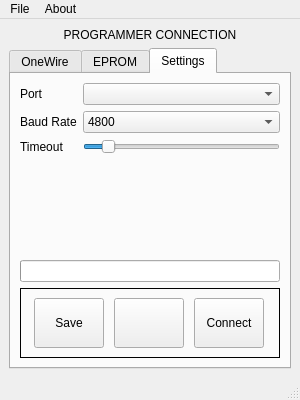
<?xml version="1.0" encoding="UTF-8"?>
<ui version="4.0">
 <class>MainWindow</class>
 <widget class="QMainWindow" name="MainWindow">
  <property name="windowModality">
   <enum>Qt::NonModal</enum>
  </property>
  <property name="geometry">
   <rect>
    <x>0</x>
    <y>0</y>
    <width>300</width>
    <height>400</height>
   </rect>
  </property>
  <property name="sizePolicy">
   <sizepolicy hsizetype="Fixed" vsizetype="Fixed">
    <horstretch>0</horstretch>
    <verstretch>0</verstretch>
   </sizepolicy>
  </property>
  <property name="minimumSize">
   <size>
    <width>300</width>
    <height>400</height>
   </size>
  </property>
  <property name="maximumSize">
   <size>
    <width>300</width>
    <height>400</height>
   </size>
  </property>
  <property name="windowTitle">
   <string>Programmer</string>
  </property>
  <widget class="QWidget" name="centralwidget">
   <layout class="QVBoxLayout" name="verticalLayout">
    <item>
     <widget class="QLabel" name="connection_status">
      <property name="autoFillBackground">
       <bool>false</bool>
      </property>
      <property name="styleSheet">
       <string notr="true"/>
      </property>
      <property name="text">
       <string>PROGRAMMER CONNECTION</string>
      </property>
      <property name="alignment">
       <set>Qt::AlignCenter</set>
      </property>
     </widget>
    </item>
    <item>
     <widget class="QTabWidget" name="tabWidget">
      <property name="minimumSize">
       <size>
        <width>70</width>
        <height>50</height>
       </size>
      </property>
      <property name="currentIndex">
       <number>2</number>
      </property>
      <widget class="QWidget" name="wire_tab">
       <attribute name="title">
        <string>OneWire</string>
       </attribute>
       <layout class="QVBoxLayout" name="verticalLayout_2">
        <item>
         <widget class="QLabel" name="wire_label">
          <property name="text">
           <string>IC Model:</string>
          </property>
         </widget>
        </item>
        <item>
         <widget class="QComboBox" name="wire_select">
          <property name="toolTip">
           <string>Select Chip Model</string>
          </property>
          <property name="statusTip">
           <string>Select Chip Model</string>
          </property>
         </widget>
        </item>
        <item>
         <spacer name="verticalSpacer">
          <property name="orientation">
           <enum>Qt::Vertical</enum>
          </property>
          <property name="sizeHint" stdset="0">
           <size>
            <width>20</width>
            <height>40</height>
           </size>
          </property>
         </spacer>
        </item>
        <item>
         <widget class="QProgressBar" name="wire_progress">
          <property name="value">
           <number>0</number>
          </property>
          <property name="textVisible">
           <bool>false</bool>
          </property>
         </widget>
        </item>
        <item>
         <widget class="QFrame" name="frame_2">
          <property name="minimumSize">
           <size>
            <width>0</width>
            <height>70</height>
           </size>
          </property>
          <property name="frameShape">
           <enum>QFrame::Box</enum>
          </property>
          <property name="frameShadow">
           <enum>QFrame::Plain</enum>
          </property>
          <layout class="QHBoxLayout" name="horizontalLayout_2">
           <item>
            <widget class="QToolButton" name="wire_btn">
             <property name="minimumSize">
              <size>
               <width>70</width>
               <height>50</height>
              </size>
             </property>
             <property name="maximumSize">
              <size>
               <width>70</width>
               <height>50</height>
              </size>
             </property>
             <property name="text">
              <string/>
             </property>
            </widget>
           </item>
           <item>
            <widget class="QToolButton" name="wire_read_btn">
             <property name="minimumSize">
              <size>
               <width>70</width>
               <height>50</height>
              </size>
             </property>
             <property name="maximumSize">
              <size>
               <width>70</width>
               <height>50</height>
              </size>
             </property>
             <property name="toolTip">
              <string>Read Chip to file</string>
             </property>
             <property name="statusTip">
              <string>Read Chip to file</string>
             </property>
             <property name="text">
              <string>Read</string>
             </property>
            </widget>
           </item>
           <item>
            <widget class="QToolButton" name="wire_write_btn">
             <property name="minimumSize">
              <size>
               <width>70</width>
               <height>50</height>
              </size>
             </property>
             <property name="maximumSize">
              <size>
               <width>70</width>
               <height>50</height>
              </size>
             </property>
             <property name="toolTip">
              <string>Write file to Chip</string>
             </property>
             <property name="statusTip">
              <string>Write file to Chip</string>
             </property>
             <property name="text">
              <string>Write</string>
             </property>
            </widget>
           </item>
          </layout>
         </widget>
        </item>
       </layout>
      </widget>
      <widget class="QWidget" name="rom_tab">
       <attribute name="title">
        <string>EPROM</string>
       </attribute>
       <layout class="QVBoxLayout" name="verticalLayout_3">
        <item>
         <widget class="QLabel" name="rom_label">
          <property name="text">
           <string>IC Model:</string>
          </property>
         </widget>
        </item>
        <item>
         <widget class="QComboBox" name="rom_select">
          <property name="toolTip">
           <string>Select Chip Model</string>
          </property>
          <property name="statusTip">
           <string>Select Chip Model</string>
          </property>
         </widget>
        </item>
        <item>
         <spacer name="verticalSpacer_2">
          <property name="orientation">
           <enum>Qt::Vertical</enum>
          </property>
          <property name="sizeHint" stdset="0">
           <size>
            <width>20</width>
            <height>48</height>
           </size>
          </property>
         </spacer>
        </item>
        <item>
         <widget class="QProgressBar" name="rom_progress">
          <property name="value">
           <number>0</number>
          </property>
          <property name="textVisible">
           <bool>false</bool>
          </property>
         </widget>
        </item>
        <item>
         <widget class="QFrame" name="frame">
          <property name="minimumSize">
           <size>
            <width>0</width>
            <height>70</height>
           </size>
          </property>
          <property name="frameShape">
           <enum>QFrame::Box</enum>
          </property>
          <property name="frameShadow">
           <enum>QFrame::Plain</enum>
          </property>
          <layout class="QHBoxLayout" name="horizontalLayout">
           <item>
            <widget class="QToolButton" name="rom_clear_btn">
             <property name="minimumSize">
              <size>
               <width>70</width>
               <height>50</height>
              </size>
             </property>
             <property name="maximumSize">
              <size>
               <width>70</width>
               <height>50</height>
              </size>
             </property>
             <property name="toolTip">
              <string>Clear Chip</string>
             </property>
             <property name="statusTip">
              <string>Clear Chip</string>
             </property>
             <property name="text">
              <string>Clear</string>
             </property>
            </widget>
           </item>
           <item>
            <widget class="QToolButton" name="rom_read_btn">
             <property name="minimumSize">
              <size>
               <width>70</width>
               <height>50</height>
              </size>
             </property>
             <property name="maximumSize">
              <size>
               <width>70</width>
               <height>50</height>
              </size>
             </property>
             <property name="toolTip">
              <string>Read Chip to file</string>
             </property>
             <property name="statusTip">
              <string>Read Chip to file</string>
             </property>
             <property name="text">
              <string>Read</string>
             </property>
            </widget>
           </item>
           <item>
            <widget class="QToolButton" name="rom_write_btn">
             <property name="minimumSize">
              <size>
               <width>70</width>
               <height>50</height>
              </size>
             </property>
             <property name="maximumSize">
              <size>
               <width>70</width>
               <height>50</height>
              </size>
             </property>
             <property name="toolTip">
              <string>Save file to Chip</string>
             </property>
             <property name="statusTip">
              <string>Save file to Chip</string>
             </property>
             <property name="text">
              <string>Write</string>
             </property>
            </widget>
           </item>
          </layout>
         </widget>
        </item>
       </layout>
      </widget>
      <widget class="QWidget" name="settings_tab">
       <attribute name="title">
        <string>Settings</string>
       </attribute>
       <layout class="QGridLayout" name="gridLayout">
        <item row="1" column="1">
         <widget class="QComboBox" name="baud_combo">
          <property name="toolTip">
           <string>Serial port baud, default 115200</string>
          </property>
          <item>
           <property name="text">
            <string>4800</string>
           </property>
          </item>
          <item>
           <property name="text">
            <string>9600</string>
           </property>
          </item>
          <item>
           <property name="text">
            <string>19200</string>
           </property>
          </item>
          <item>
           <property name="text">
            <string>38400</string>
           </property>
          </item>
          <item>
           <property name="text">
            <string>57600</string>
           </property>
          </item>
          <item>
           <property name="text">
            <string>74880</string>
           </property>
          </item>
          <item>
           <property name="text">
            <string>115200</string>
           </property>
          </item>
          <item>
           <property name="text">
            <string>230400</string>
           </property>
          </item>
          <item>
           <property name="text">
            <string>250000</string>
           </property>
          </item>
         </widget>
        </item>
        <item row="3" column="0" colspan="2">
         <spacer name="verticalSpacer_3">
          <property name="orientation">
           <enum>Qt::Vertical</enum>
          </property>
          <property name="sizeHint" stdset="0">
           <size>
            <width>20</width>
            <height>47</height>
           </size>
          </property>
         </spacer>
        </item>
        <item row="2" column="0">
         <widget class="QLabel" name="label_3">
          <property name="text">
           <string>Timeout</string>
          </property>
         </widget>
        </item>
        <item row="1" column="0">
         <widget class="QLabel" name="label_2">
          <property name="text">
           <string>Baud Rate</string>
          </property>
         </widget>
        </item>
        <item row="0" column="1">
         <widget class="QComboBox" name="port_combo">
          <property name="toolTip">
           <string>connected Serial port</string>
          </property>
         </widget>
        </item>
        <item row="6" column="0" colspan="2">
         <widget class="QFrame" name="frame_3">
          <property name="minimumSize">
           <size>
            <width>0</width>
            <height>70</height>
           </size>
          </property>
          <property name="frameShape">
           <enum>QFrame::Box</enum>
          </property>
          <property name="frameShadow">
           <enum>QFrame::Plain</enum>
          </property>
          <layout class="QHBoxLayout" name="horizontalLayout_3">
           <item>
            <widget class="QToolButton" name="save_config_btn">
             <property name="minimumSize">
              <size>
               <width>70</width>
               <height>50</height>
              </size>
             </property>
             <property name="maximumSize">
              <size>
               <width>70</width>
               <height>50</height>
              </size>
             </property>
             <property name="toolTip">
              <string>Save configuration settings</string>
             </property>
             <property name="statusTip">
              <string>Save configuration settings</string>
             </property>
             <property name="text">
              <string>Save</string>
             </property>
            </widget>
           </item>
           <item>
            <widget class="QToolButton" name="read_btn_5">
             <property name="minimumSize">
              <size>
               <width>70</width>
               <height>50</height>
              </size>
             </property>
             <property name="maximumSize">
              <size>
               <width>70</width>
               <height>50</height>
              </size>
             </property>
             <property name="text">
              <string/>
             </property>
            </widget>
           </item>
           <item>
            <widget class="QToolButton" name="connect_btn">
             <property name="minimumSize">
              <size>
               <width>70</width>
               <height>50</height>
              </size>
             </property>
             <property name="maximumSize">
              <size>
               <width>70</width>
               <height>50</height>
              </size>
             </property>
             <property name="toolTip">
              <string>Connect to programmer</string>
             </property>
             <property name="statusTip">
              <string>Connect to programmer</string>
             </property>
             <property name="text">
              <string>Connect</string>
             </property>
            </widget>
           </item>
          </layout>
         </widget>
        </item>
        <item row="0" column="0">
         <widget class="QLabel" name="label">
          <property name="text">
           <string>Port</string>
          </property>
         </widget>
        </item>
        <item row="2" column="1">
         <widget class="QSlider" name="timeout_slider">
          <property name="toolTip">
           <string>Serial port timeout</string>
          </property>
          <property name="maximum">
           <number>10</number>
          </property>
          <property name="value">
           <number>1</number>
          </property>
          <property name="orientation">
           <enum>Qt::Horizontal</enum>
          </property>
         </widget>
        </item>
        <item row="5" column="0" colspan="2">
         <widget class="QProgressBar" name="connect_progress">
          <property name="maximum">
           <number>10</number>
          </property>
          <property name="value">
           <number>0</number>
          </property>
          <property name="textVisible">
           <bool>false</bool>
          </property>
         </widget>
        </item>
       </layout>
      </widget>
     </widget>
    </item>
   </layout>
  </widget>
  <widget class="QMenuBar" name="menubar">
   <property name="geometry">
    <rect>
     <x>0</x>
     <y>0</y>
     <width>300</width>
     <height>22</height>
    </rect>
   </property>
   <widget class="QMenu" name="menuHelp">
    <property name="title">
     <string>About</string>
    </property>
    <addaction name="actionHelp"/>
    <addaction name="actionAbout"/>
   </widget>
   <widget class="QMenu" name="menuClose">
    <property name="title">
     <string>File</string>
    </property>
    <addaction name="actionRefresh"/>
    <addaction name="actionAdd_Chip"/>
    <addaction name="separator"/>
    <addaction name="actionClose"/>
   </widget>
   <addaction name="menuClose"/>
   <addaction name="menuHelp"/>
  </widget>
  <widget class="QStatusBar" name="statusbar"/>
  <action name="actionRead">
   <property name="text">
    <string>Read</string>
   </property>
  </action>
  <action name="actionWrite">
   <property name="text">
    <string>Write</string>
   </property>
  </action>
  <action name="actionLoad">
   <property name="text">
    <string>Load</string>
   </property>
  </action>
  <action name="actionSave">
   <property name="text">
    <string>Save</string>
   </property>
  </action>
  <action name="actionHelp">
   <property name="text">
    <string>Help</string>
   </property>
   <property name="statusTip">
    <string>Show programmer help...</string>
   </property>
  </action>
  <action name="actionAbout">
   <property name="text">
    <string>About</string>
   </property>
   <property name="statusTip">
    <string>About Programmer...</string>
   </property>
  </action>
  <action name="actionClose">
   <property name="text">
    <string>Close</string>
   </property>
   <property name="statusTip">
    <string>Quit programmer...</string>
   </property>
  </action>
  <action name="actionRefresh">
   <property name="text">
    <string>Refresh</string>
   </property>
   <property name="statusTip">
    <string>Refresh COM ports list...</string>
   </property>
  </action>
  <action name="actionAdd_Chip">
   <property name="text">
    <string>Add Chip</string>
   </property>
   <property name="statusTip">
    <string>Add chip to list...</string>
   </property>
  </action>
 </widget>
 <resources/>
 <connections>
  <connection>
   <sender>actionClose</sender>
   <signal>triggered()</signal>
   <receiver>MainWindow</receiver>
   <slot>close()</slot>
   <hints>
    <hint type="sourcelabel">
     <x>-1</x>
     <y>-1</y>
    </hint>
    <hint type="destinationlabel">
     <x>114</x>
     <y>142</y>
    </hint>
   </hints>
  </connection>
 </connections>
</ui>
